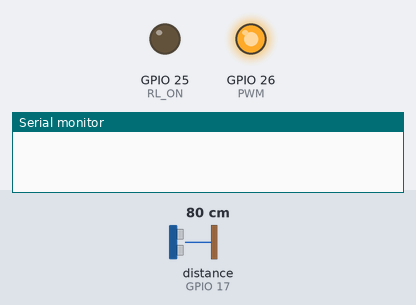
This sketch was run on a simulated ESP32. Shown: output pins drawn as LEDs (lit = HIGH), the last lines printed to the serial monitor. Wiring (inferred from the names in the program): ultrasonic range finder: trigger GPIO 16; echo GPIO 17. Inputs (shaded band) come from the test bench; at power-on: distance to the obstacle (sensor on GPIO 17) 80 cm. The echo pulse lasts 58.3 µs per cm; pins used as bus, display or sensor lines are not drawn.

Above: at 1.2 s.
1.3 s: distance to the obstacle (sensor on GPIO 17) set to 96 cm
2.8 s: distance to the obstacle (sensor on GPIO 17) set to 105 cm
At 3.3 s:
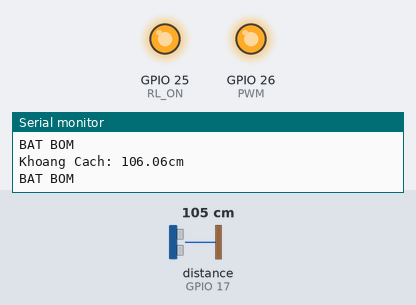
Timing chart, 0 to 5.8 s (numbered marks = the images above; inputs shaded):
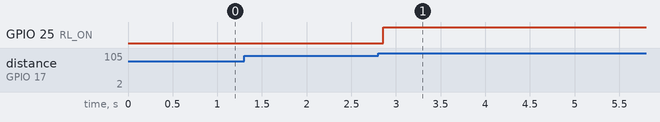

The sketch:

may_bom.ino
```cpp
#define trigger 16 // chân trig cua US-015
#define echo 17 // chân echo cua US-015
#define RL_ON 25
#define PWM 26
float time_go=0,distance=0;
void setup()
{
  pinMode(trigger,OUTPUT);
  pinMode(echo,INPUT);
  pinMode(RL_ON,OUTPUT);
  pinMode(PWM,OUTPUT);
  Serial.begin(115200); // Khoi tao cong noi tiep
  digitalWrite(PWM,HIGH);
}
void loop()
{
digitalWrite(trigger,LOW);
delayMicroseconds(2);
digitalWrite(trigger,HIGH); // chân trigger lên mức cao
delayMicroseconds(10); //trễ 10µs
digitalWrite(trigger,LOW); //chân trigger xuống thấp
delayMicroseconds(2);
time_go=pulseIn(echo,HIGH);
//hàm tính độ rộng xung thu chân ECHO theo thời gian
distance=time_go*346.5*100/1000000/2;
// vận tốc sóng siêu //âm cỡ ~344m/s
if (distance >=100) //100cm
{
 Serial.print("Khoang Cach: ");
 Serial.print(distance);
 Serial.println("cm");
 Serial.println("BAT BOM");
 digitalWrite(RL_ON,HIGH);
 }
if (distance <=10) //10cm
{
 Serial.print("Khoang Cach: ");
 Serial.print(distance);
Serial.println("cm");
 Serial.println("TAT BOM");
 digitalWrite(RL_ON,LOW);
 }
 if (distance <=0) //100cm
{
 Serial.println("ERROR !");
 digitalWrite(RL_ON,HIGH);
 }
delay(100);
}
```

Measured:
- the behaviour switches between 99 and 100 cm on distance to the obstacle (sensor on GPIO 17) (found by bisection; images 0 and 1)
- after the input at 1.3 s, every drawn part: stays the same
- after the input at 2.8 s, GPIO 25 (RL_ON): LOW → HIGH after 0.06 s
